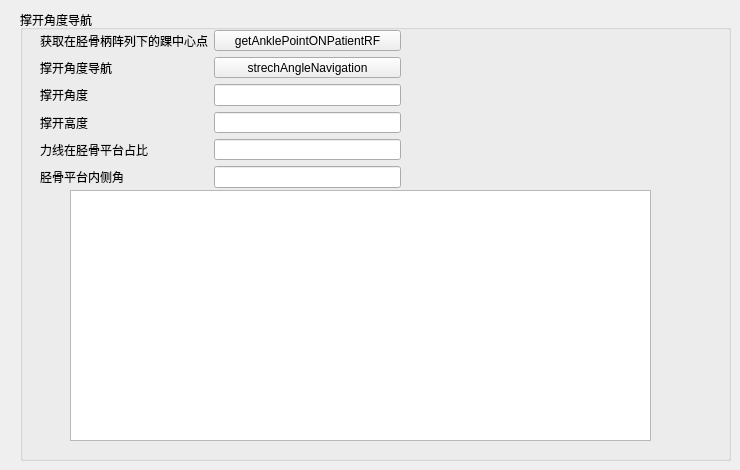
     <widget class="QWidget" name="tab_5">
      <attribute name="title">
       <string>术中导航</string>
      </attribute>
      <widget class="QGroupBox" name="groupBox">
       <property name="geometry">
        <rect>
         <x>20</x>
         <y>10</y>
         <width>711</width>
         <height>451</height>
        </rect>
       </property>
       <property name="title">
        <string>撑开角度导航</string>
       </property>
       <widget class="QWidget" name="formLayoutWidget_3">
        <property name="geometry">
         <rect>
          <x>20</x>
          <y>20</y>
          <width>361</width>
          <height>158</height>
         </rect>
        </property>
        <layout class="QFormLayout" name="formLayout_3">
         <item row="0" column="0">
          <widget class="QLabel" name="Label_3">
           <property name="text">
            <string>获取在胫骨柄阵列下的踝中心点</string>
           </property>
          </widget>
         </item>
         <item row="0" column="1">
          <widget class="QPushButton" name="pushButton_pointOnPatientRF">
           <property name="text">
            <string>getAnklePointONPatientRF</string>
           </property>
          </widget>
         </item>
         <item row="1" column="0">
          <widget class="QLabel" name="Label_8">
           <property name="text">
            <string>撑开角度导航</string>
           </property>
          </widget>
         </item>
         <item row="1" column="1">
          <widget class="QPushButton" name="pushButton_startStrechNavigation">
           <property name="text">
            <string>strechAngleNavigation</string>
           </property>
          </widget>
         </item>
         <item row="2" column="0">
          <widget class="QLabel" name="Label_9">
           <property name="text">
            <string>撑开角度</string>
           </property>
          </widget>
         </item>
         <item row="2" column="1">
          <widget class="QLineEdit" name="LineEdit_strechAngle"/>
         </item>
         <item row="3" column="0">
          <widget class="QLabel" name="Label_10">
           <property name="text">
            <string>撑开高度</string>
           </property>
          </widget>
         </item>
         <item row="3" column="1">
          <widget class="QLineEdit" name="LineEdit_strechHeight"/>
         </item>
         <item row="4" column="0">
          <widget class="QLabel" name="Label_6">
           <property name="text">
            <string>力线在胫骨平台占比</string>
           </property>
          </widget>
         </item>
         <item row="4" column="1">
          <widget class="QLineEdit" name="LineEdit_proportationRealTime"/>
         </item>
         <item row="5" column="0">
          <widget class="QLabel" name="Label_27">
           <property name="text">
            <string>胫骨平台内侧角</string>
           </property>
          </widget>
         </item>
         <item row="5" column="1">
          <widget class="QLineEdit" name="LineEdit_caculateMPTA"/>
         </item>
        </layout>
       </widget>
       <widget class="QTextBrowser" name="textBrowser_output">
        <property name="geometry">
         <rect>
          <x>50</x>
          <y>180</y>
          <width>581</width>
          <height>251</height>
         </rect>
        </property>
       </widget>
      </widget>
     </widget>
